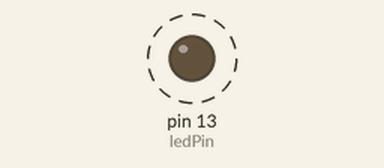
Simulated run of this sketch. Board: Arduino Uno, built with avr-gcc and run on an emulated ATmega328P. Parts: output pins drawn as LEDs (lit = HIGH). Dashed ring = blinking. What the sketch prints to the serial monitor is not drawn.

Above: at 0.06 s.
Timing chart, 0 to 3.0 s (numbered marks = the images above):
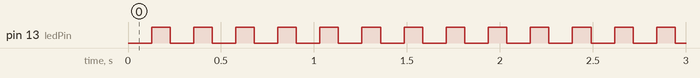

The sketch:

arduino_example.ino
```cpp
// TOOLS -> BOARD: Arduino/Genuiono Uno
// TOOLS -> PORT: COM3

// LED +: GND
// LED -: Pin 13

int ledPin = 13;
int count = 0;
int rpm = 0;

void setup() {
  Serial.begin(9600);
  pinMode(ledPin,OUTPUT);
}

void loop() {
  count++;

  if(rpm == 200){
        Serial.println("RPM = 200");
        digitalWrite(ledPin,LOW);
        delay(100);
        digitalWrite(ledPin,HIGH);
        delay(100);
        digitalWrite(ledPin,LOW);
        rpm = 0;
       }

  if(count == 500){
    count = 0;
    rpm += 25;
    Serial.print("RPM: ");
    Serial.println(rpm);
  }

}
```

Measured:
- by itself, pin 13 (ledPin): alternates HIGH for 0.10 s and LOW for 0.13 s
